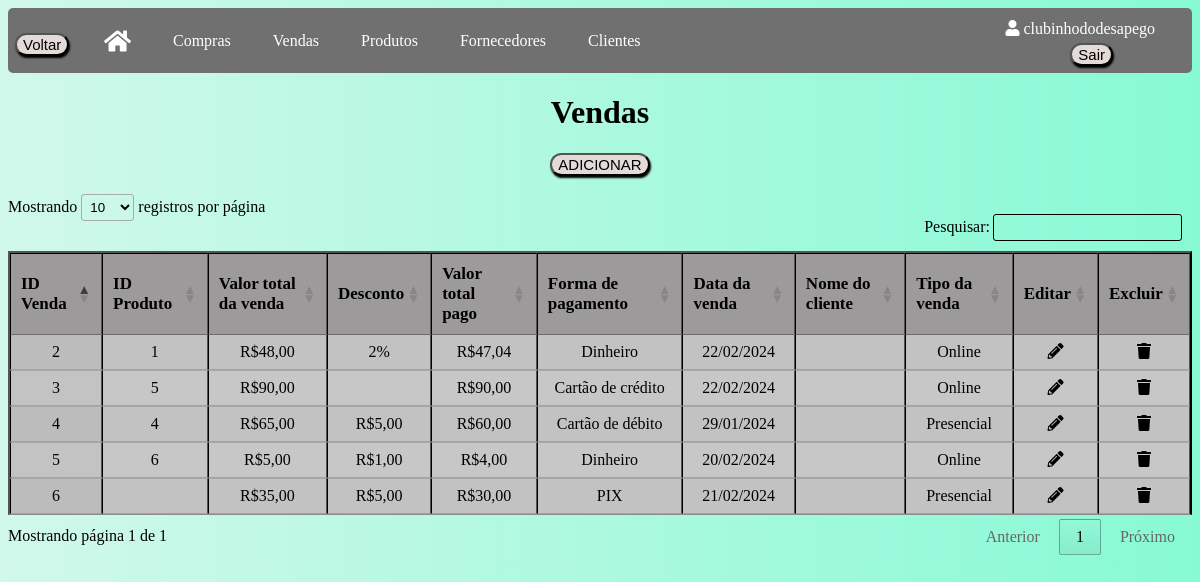
Page /vendas (signed in) on the earlier database version.
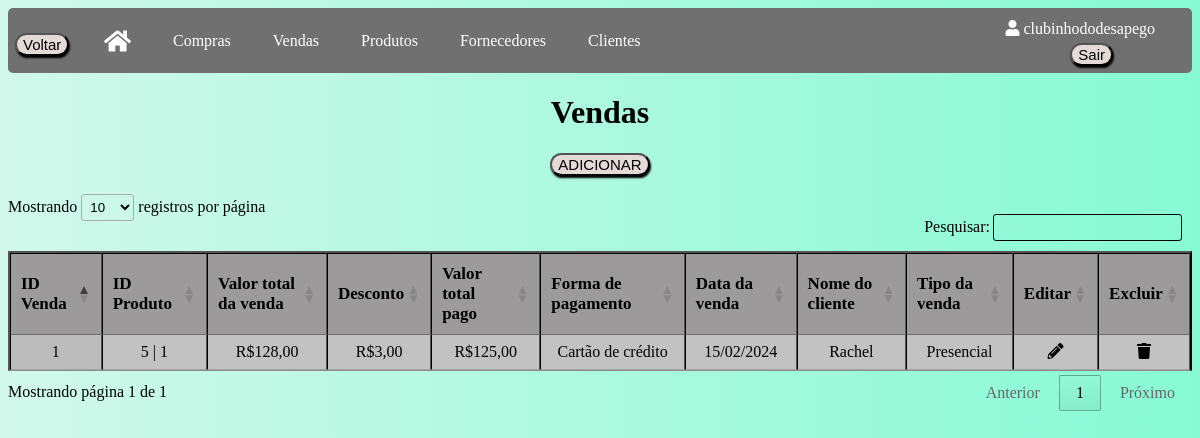
Same page on the later database version.
### app/models/tables.py (models this page shows, shortened)
class Venda(db.Model):
    __tablename__ = "vendas"
    id = db.Column(db.Integer, primary_key=True, autoincrement=True)
    tipo_desconto = db.Column(db.String)
    desconto = db.Column(db.Integer)
    val_total = db.Column(db.Float)
    forma_pagamento = db.Column(db.String(50))
    tipo_venda = db.Column(db.String(10))
    dta_venda = db.Column(db.Date)
    id_usuario = db.Column(db.Integer, db.ForeignKey('usuarios.id'))
    nome_cliente = db.Column(db.String, db.ForeignKey('clientes.nome'))
    produtos = db.relationship('Produto', secondary=produtos_vendas, back_populates='vendas')

class Produto(db.Model):
    __tablename__ = "produtos"
    id = db.Column(db.Integer, primary_key=True, autoincrement=True)
    descricao = db.Column(db.String(120))
    categoria = db.Column(db.String(80))
    sub_categoria = db.Column(db.String(80))
    tamanho = db.Column(db.String(30))
    cor = db.Column(db.String(30))
    medidas = db.Column(db.Integer)
    marca = db.Column(db.String(80))
    preco_custo = db.Column(db.Float)
    preco_venda = db.Column(db.Float)
    preco_final = db.Column(db.Float)
    foto = db.Column(db.LargeBinary)
    vendido = db.Column(db.Boolean, default=False)
    dta_venda_produto = db.Column(db.Date)
    id_usuario = db.Column(db.Integer, db.ForeignKey('usuarios.id'))
    vendas = db.relationship('Venda', secondary=produtos_vendas, back_populates='produtos')

### app/default.py (the view)
@login_required
@app.route("/vendas", methods=['GET', 'POST'])
def vendas():
    vendas = Venda.query.filter_by(id_usuario=current_user.id).all()
    return render_template("vendas.html", vendas=vendas, format_currency=format_currency)

### app/default.py (called while the page is built)
@login_manager.user_loader
def load_user(id_usuario):
    return Usuario.query.get(int(id_usuario))

def format_currency(value):
    if value is not None:
        if isinstance(value, str):
            try:
                value = float(value.replace('R$', '').replace('.', '').replace(',', '.'))
            except ValueError:
                return None
        return f'R${value:,.2f}'.replace(',', ';').replace('.', ',').replace(';', '.')
    return None

### app/templates/vendas.html (shortened to what this page needs)
<!DOCTYPE html>
<html lang="en">
<head>
    <link rel="stylesheet" type="text/css" href="{{ url_for('static', filename='css/vendas.css') }}">
    <link rel="stylesheet" href="https://cdnjs.cloudflare.com/ajax/libs/font-awesome/5.15.3/css/all.min.css">
    <link rel="stylesheet" type="text/css" href="https://cdn.datatables.net/1.11.5/css/jquery.dataTables.min.css">
</head>
<body>
    <div class="usuario-logado"><i class="fas fa-user"></i> {{ current_user.usuario }}</div>
    <div class="logout">
        <form method="POST" action="{{ url_for('logout') }}">
            <button class="button" type="submit">Sair</button>
        </form>
    </div>
    <div class="navbar">
        <button onclick="window.history.back()" class="button button_voltar">Voltar</button>
        <a href="/home"><i class="fas fa-home icone-casa"></i></a>
        <a href="/compras">Compras</a>
        <a href="/vendas">Vendas</a>
        <a href="/produtos">Produtos</a>
        <a href="/fornecedores">Fornecedores</a>
        <a href="/clientes">Clientes</a>
    </div>
    <h1 class="titulo">Vendas</h1>
    <button class="button"><a href="vendascadastro">ADICIONAR</a></button>
    <br>
    <table id="tabelaVendas" class="tabela display" border="2">
        <thead>
            <tr>
                <th>ID Venda</th>
                <th>ID Produto</th>
                <th>Valor total da venda</th>
                <th>Desconto</th>
                <th>Valor total pago</th>
                <th>Forma de pagamento</th>
                <th>Data da venda</th>
                <th>Nome do cliente</th>
                <th>Tipo da venda</th>
                <th>Editar</th>
                <th>Excluir</th>
            </tr>
        </thead>
        <tbody>
            {% for venda in vendas %}
            <tr>
                <td>{{ venda.id }}</td>
                <td>
                    {% for produto in venda.produtos %}
                        {{ produto.id }}
                        {% if not loop.last %}| {% endif %}
                    {% endfor %}
                </td>
                <td>
                    {% if venda.tipo_desconto == 'Valor' %}
                        {{ format_currency(venda.val_total + venda.desconto) }}
                    {% elif venda.tipo_desconto == 'Porcentagem' %}
                    {% set valor_original = venda.val_total | float / (1 - venda.desconto | float / 100) %}
                        {{ format_currency(valor_original) }}
                    {% else %}
                        {{ format_currency(venda.val_total) }}
                    {% endif %}
                </td>
                <td>
                    {% if venda.tipo_desconto == 'Valor' %}
                        {{ format_currency(venda.desconto) }}
                    {% elif venda.tipo_desconto == 'Porcentagem' %}
                        {{ venda.desconto }}%
                    {% else %}
                        {{ venda.desconto }}
                    {% endif %}
                </td>
                <td>{{ format_currency(venda.val_total) }}</td>
                <td>{{ venda.forma_pagamento }}</td>
                <td>{{ venda.dta_venda.strftime("%d/%m/%Y") }}</td>
                <td>{{ venda.nome_cliente }}</td>
                <td>{{ venda.tipo_venda }}</td>
                <td>
                    <a href="/editarvendas/{{ venda.id }}">
                    <div class="icon-container"><i class="fas fa-pencil-alt"></i></div>
                    </a>
                </td>
                <td>
                    <a href="/excluirvendas/{{ venda.id }}" class="excluir-venda" data-id="{{ venda.id }}" data-confirm="Tem certeza de que deseja excluir esta venda?">
                        <div class="icon-container"><i class="fas fa-trash"></i></div>
                    </a>
                </td>
            </tr>
            {% endfor %}
        </tbody>
    </table>
</body>
</html>

Differences in the rows shown:
removed Venda: id "2", format_currency "R$48,00", desconto "2", val_total "R$47,04", forma_pagamento "Dinheiro", dta_venda "22/02/2024", tipo_venda "Online", Produto (id "1")
removed Venda: id "3", val_total "R$90,00", forma_pagamento "Cartão de crédito", dta_venda "22/02/2024", tipo_venda "Online", Produto (id "5")
removed Venda: id "4", format_currency(venda.val_total+venda.desconto) "R$65,00", desconto "R$5,00", val_total "R$60,00", forma_pagamento "Cartão de débito", dta_venda "29/01/2024", tipo_venda "Presencial"
no longer on this page (row edited): Produto: id "4"
removed Venda: id "5", format_currency(venda.val_total+venda.desconto) "R$5,00", desconto "R$1,00", val_total "R$4,00", forma_pagamento "Dinheiro", dta_venda "20/02/2024", tipo_venda "Online"
no longer on this page (row edited): Produto: id "6", shown under "5"
removed Venda: id "6", format_currency(venda.val_total+venda.desconto) "R$35,00", desconto "R$5,00", val_total "R$30,00", forma_pagamento "PIX", dta_venda "21/02/2024", tipo_venda "Presencial"
added Venda: id "1", format_currency(venda.val_total+venda.desconto) "R$128,00", desconto "R$3,00", val_total "R$125,00", forma_pagamento "Cartão de crédito", dta_venda "15/02/2024", nome_cliente "Rachel", tipo_venda "Presencial", Produto (id "5"), Produto (id "1")
